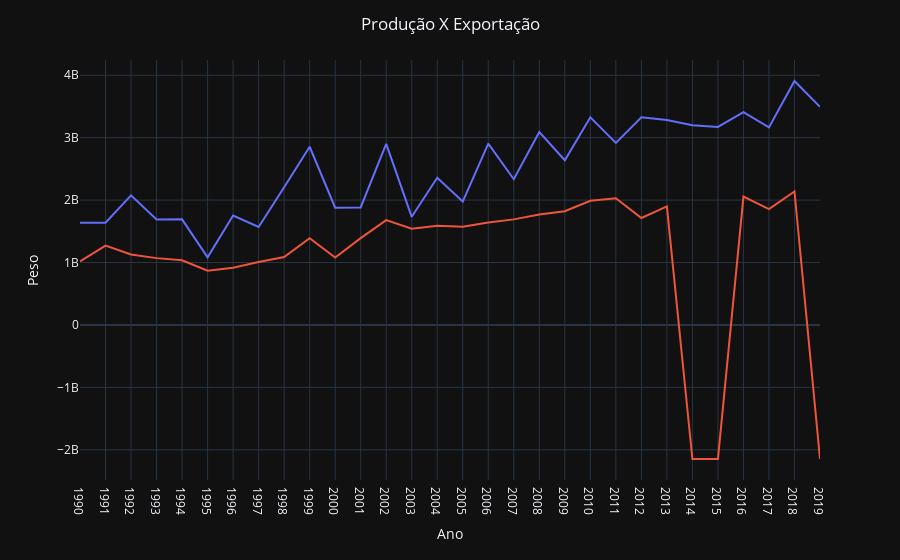

Source (notebook cell):
### Code cell
fig = px.line(df, x=df.index, y=['production', 'export'], template='plotly_dark')

fig.update_layout(title="Produção X Exportação", title_x=0.5, xaxis_title="Ano", yaxis_title="Peso", showlegend=False, template='plotly_dark')
fig.show()

### Figure 1 — Plotly figure (JSON) as saved in the notebook; plotly's stock layout.template omitted (floating-point values rounded to 4 significant figures)
{"data": [{"hovertemplate": "variable=production<br>year=%{x}<br>value=%{y}<extra></extra>", "legendgroup": "production", "line": {"color": "#636efa", "dash": "solid"}, "marker": {"symbol": "circle"}, "mode": "lines", "name": "production", "orientation": "v", "showlegend": true, "type": "scatter", "x": ["1990", "1991", "1992", "1993", "1994", "1995", "1996", "1997", "1998", "1999", "2000", "2001", "2002", "2003", "2004", "2005", "2006", "2007", "2008", "2009", "2010", "2011", "2012", "2013", "2014", "2015", "2016", "2017", "2018", "2019"], "xaxis": "x", "y": [1637160000, 1637580000, 2076180000, 1690020000, 1691520000, 1083600000, 1751820000, 1568880000, 2205660000, 2854680000, 1878600000, 1881900000, 2901120000, 1732380000, 2356860000, 1975980000, 2905920000, 2334660000, 3089460000, 2638620000, 3325680000, 2915520000, 3325080000, 3281340000, 3198300000, 3172260000, 3407280000, 3164400000, 3907860000, 3492660000], "yaxis": "y"}, {"hovertemplate": "variable=export<br>year=%{x}<br>value=%{y}<extra></extra>", "legendgroup": "export", "line": {"color": "#EF553B", "dash": "solid"}, "marker": {"symbol": "circle"}, "mode": "lines", "name": "export", "orientation": "v", "showlegend": true, "type": "scatter", "x": ["1990", "1991", "1992", "1993", "1994", "1995", "1996", "1997", "1998", "1999", "2000", "2001", "2002", "2003", "2004", "2005", "2006", "2007", "2008", "2009", "2010", "2011", "2012", "2013", "2014", "2015", "2016", "2017", "2018", "2019"], "xaxis": "x", "y": [1016160000, 1270980000, 1127460000, 1070280000, 1036380000, 868080000, 915060000, 1008060000, 1088640000, 1388940000, 1080960000, 1390320000, 1678920000, 1542660000, 1588680000, 1571880000, 1642140000, 1691040000, 1770600000, 1822680000, 1990020000, 2028360000, 1712940000, 1899060000, -2147483648, -2147483648, 2056140000, 1855500000, 2138220000, -2147483648], "yaxis": "y"}], "layout": {"legend": {"title": {"text": "variable"}, "tracegroupgap": 0}, "margin": {"t": 60}, "showlegend": false, "title": {"text": "Produção X Exportação", "x": 0.5}, "xaxis": {"anchor": "y", "domain": [0, 1], "title": {"text": "Ano"}}, "yaxis": {"anchor": "x", "domain": [0, 1], "title": {"text": "Peso"}}}}
